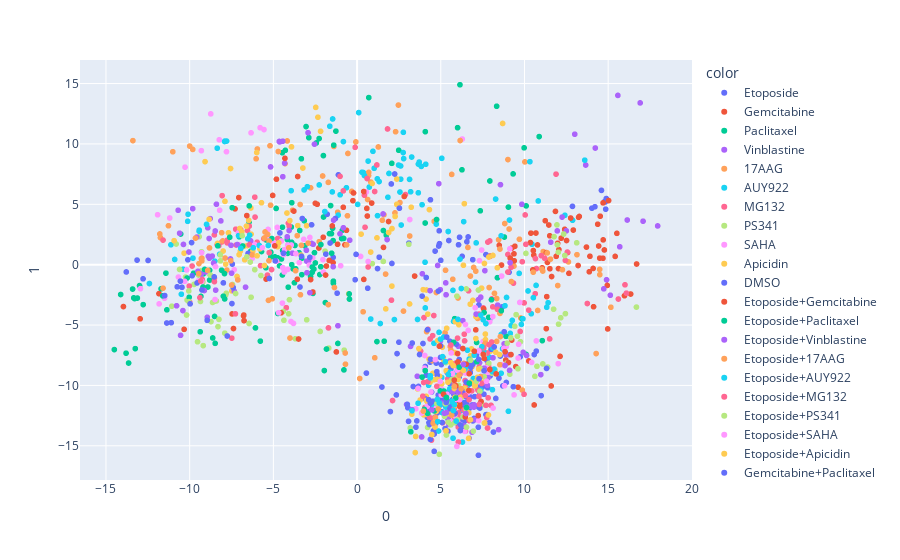

The cell this chart's notebook holds for it:
### Code cell
import plotly.express as px
import plotly.graph_objects as go
fig = px.scatter(visualization_data, x=0, y=1, color=visualization_label)


fig.show()
